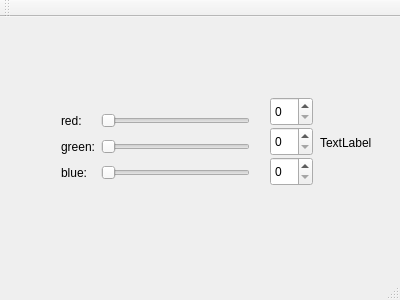
<?xml version="1.0" encoding="UTF-8"?>
<ui version="4.0">
 <class>MainWindow</class>
 <widget class="QMainWindow" name="MainWindow">
  <property name="geometry">
   <rect>
    <x>0</x>
    <y>0</y>
    <width>400</width>
    <height>300</height>
   </rect>
  </property>
  <property name="windowTitle">
   <string>MainWindow</string>
  </property>
  <widget class="QWidget" name="centralWidget">
   <widget class="QWidget" name="gridLayoutWidget">
    <property name="geometry">
     <rect>
      <x>50</x>
      <y>80</y>
      <width>211</width>
      <height>101</height>
     </rect>
    </property>
    <layout class="QGridLayout" name="gridLayout">
     <item row="2" column="0">
      <widget class="QLabel" name="labelGreen">
       <property name="text">
        <string>green:</string>
       </property>
      </widget>
     </item>
     <item row="3" column="0">
      <widget class="QLabel" name="labelBlue">
       <property name="text">
        <string>blue:</string>
       </property>
      </widget>
     </item>
     <item row="2" column="1">
      <widget class="QSlider" name="horizontalSliderGreen">
       <property name="orientation">
        <enum>Qt::Horizontal</enum>
       </property>
      </widget>
     </item>
     <item row="1" column="0">
      <widget class="QLabel" name="labelRed">
       <property name="text">
        <string>red:</string>
       </property>
      </widget>
     </item>
     <item row="3" column="1">
      <widget class="QSlider" name="horizontalSliderBlue">
       <property name="orientation">
        <enum>Qt::Horizontal</enum>
       </property>
      </widget>
     </item>
     <item row="1" column="1">
      <widget class="QSlider" name="horizontalSliderRed">
       <property name="orientation">
        <enum>Qt::Horizontal</enum>
       </property>
      </widget>
     </item>
    </layout>
   </widget>
   <widget class="QLabel" name="colorLabel">
    <property name="geometry">
     <rect>
      <x>320</x>
      <y>100</y>
      <width>62</width>
      <height>51</height>
     </rect>
    </property>
    <property name="text">
     <string>TextLabel</string>
    </property>
   </widget>
   <widget class="QSpinBox" name="spinBoxBlue">
    <property name="geometry">
     <rect>
      <x>270</x>
      <y>140</y>
      <width>43</width>
      <height>29</height>
     </rect>
    </property>
    <property name="maximum">
     <number>255</number>
    </property>
   </widget>
   <widget class="QSpinBox" name="spinBoxGreen">
    <property name="geometry">
     <rect>
      <x>270</x>
      <y>110</y>
      <width>43</width>
      <height>29</height>
     </rect>
    </property>
    <property name="maximum">
     <number>255</number>
    </property>
   </widget>
   <widget class="QSpinBox" name="spinBoxRed">
    <property name="geometry">
     <rect>
      <x>270</x>
      <y>80</y>
      <width>43</width>
      <height>29</height>
     </rect>
    </property>
    <property name="minimumSize">
     <size>
      <width>43</width>
      <height>29</height>
     </size>
    </property>
    <property name="maximum">
     <number>255</number>
    </property>
   </widget>
  </widget>
  <widget class="QMenuBar" name="menuBar">
   <property name="geometry">
    <rect>
     <x>0</x>
     <y>0</y>
     <width>400</width>
     <height>25</height>
    </rect>
   </property>
  </widget>
  <widget class="QToolBar" name="mainToolBar">
   <attribute name="toolBarArea">
    <enum>TopToolBarArea</enum>
   </attribute>
   <attribute name="toolBarBreak">
    <bool>false</bool>
   </attribute>
  </widget>
  <widget class="QStatusBar" name="statusBar"/>
 </widget>
 <layoutdefault spacing="6" margin="11"/>
 <resources/>
 <connections>
  <connection>
   <sender>horizontalSliderGreen</sender>
   <signal>valueChanged(int)</signal>
   <receiver>spinBoxGreen</receiver>
   <slot>setValue(int)</slot>
   <hints>
    <hint type="sourcelabel">
     <x>207</x>
     <y>172</y>
    </hint>
    <hint type="destinationlabel">
     <x>286</x>
     <y>166</y>
    </hint>
   </hints>
  </connection>
  <connection>
   <sender>horizontalSliderBlue</sender>
   <signal>valueChanged(int)</signal>
   <receiver>spinBoxBlue</receiver>
   <slot>setValue(int)</slot>
   <hints>
    <hint type="sourcelabel">
     <x>197</x>
     <y>201</y>
    </hint>
    <hint type="destinationlabel">
     <x>280</x>
     <y>198</y>
    </hint>
   </hints>
  </connection>
  <connection>
   <sender>horizontalSliderRed</sender>
   <signal>sliderMoved(int)</signal>
   <receiver>spinBoxRed</receiver>
   <slot>setValue(int)</slot>
   <hints>
    <hint type="sourcelabel">
     <x>211</x>
     <y>140</y>
    </hint>
    <hint type="destinationlabel">
     <x>293</x>
     <y>137</y>
    </hint>
   </hints>
  </connection>
  <connection>
   <sender>spinBoxRed</sender>
   <signal>valueChanged(int)</signal>
   <receiver>horizontalSliderRed</receiver>
   <slot>setValue(int)</slot>
   <hints>
    <hint type="sourcelabel">
     <x>282</x>
     <y>127</y>
    </hint>
    <hint type="destinationlabel">
     <x>226</x>
     <y>137</y>
    </hint>
   </hints>
  </connection>
  <connection>
   <sender>spinBoxGreen</sender>
   <signal>valueChanged(int)</signal>
   <receiver>horizontalSliderGreen</receiver>
   <slot>setValue(int)</slot>
   <hints>
    <hint type="sourcelabel">
     <x>299</x>
     <y>168</y>
    </hint>
    <hint type="destinationlabel">
     <x>201</x>
     <y>169</y>
    </hint>
   </hints>
  </connection>
  <connection>
   <sender>spinBoxBlue</sender>
   <signal>valueChanged(int)</signal>
   <receiver>horizontalSliderBlue</receiver>
   <slot>setValue(int)</slot>
   <hints>
    <hint type="sourcelabel">
     <x>307</x>
     <y>202</y>
    </hint>
    <hint type="destinationlabel">
     <x>243</x>
     <y>199</y>
    </hint>
   </hints>
  </connection>
 </connections>
</ui>
